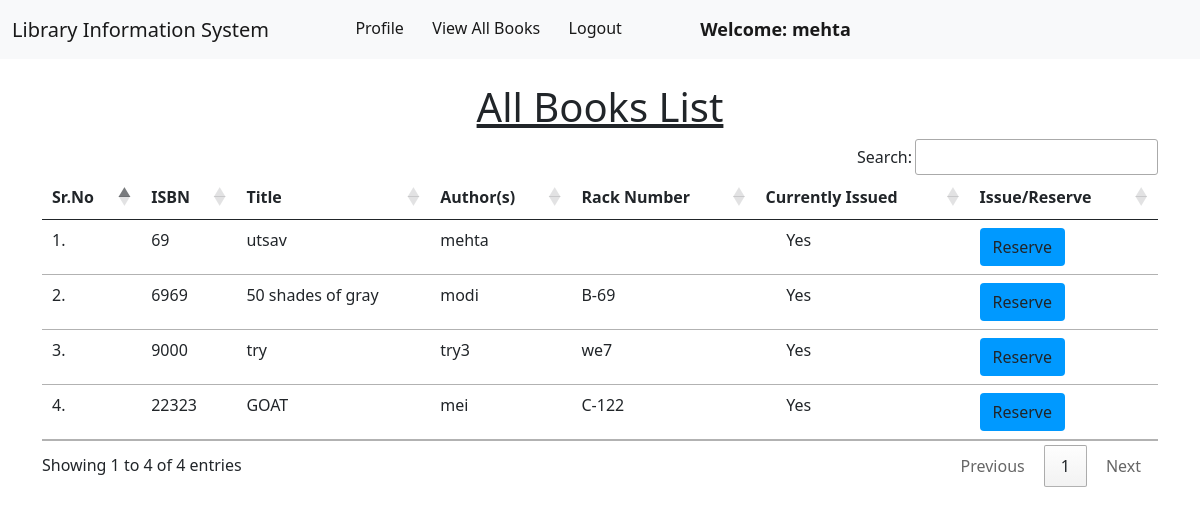
/member/view_books/ (signed in), run on an earlier commit of the app's database.
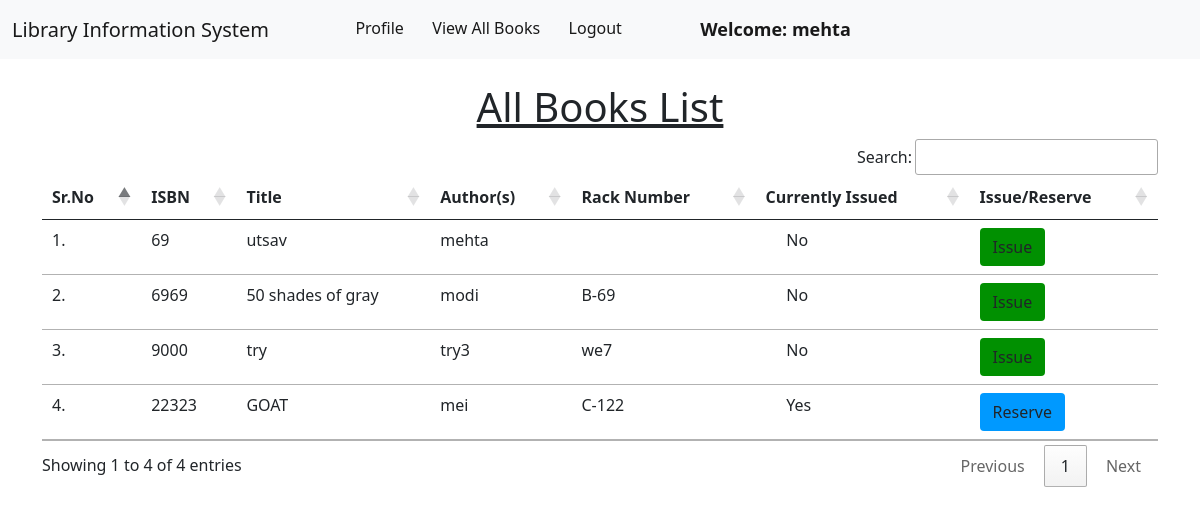
And on a later commit of the database.
### book/models.py (models this page shows, shortened)
class Book(models.Model):
    title = models.CharField(max_length=200)
    author = models.CharField(max_length=200)
    isbn = models.CharField(max_length= 15)
    rack_number = models.CharField(max_length= 10)
    issue_date = models.DateField(null= True)
    date_added = models.DateField(null=True)
    return_requested = models.BooleanField(default=False)
    issue_member = models.ForeignKey("member.Member", on_delete = models.SET_NULL, null = True)

### member/views.py (the view)
# urls.py: path("view_books/", views.view_books, name="view_books"),
@login_required(login_url = '/member/login')
def view_books(request):
    books = Book.objects.all()
    return render(request, "member/view_books.html", {'books' :books})

### member/templates/member/view_books.html (shortened to what this page needs)
{% extends 'member/member_navbar.html' %}
{% load static %}
{% block body %}
<div class="container mt-4">
    <h1 class="text-center"><u>All Books List</u></h1>
    <table class="table table-hover" id="example">
        <thead>
            <tr>
                <th>Sr.No</th>
                <th>ISBN</th>
                <th>Title</th>
                <th>Author(s)</th>
                <th>Rack Number</th>
                <th>Currently Issued</th>
                <th>Issue/Reserve</th>
            </tr>
        </thead>
        <tbody>
            {% for book in books %}
            <tr>
                <td>{{forloop.counter}}.</td>
                <td>{{book.isbn}}</td>
                <td>{{book.title}}</td>
                <td>{{book.author}}</td>
                <td>{{book.rack_number}}</td>
                {% if book.issue_date is "" or book.issue_date is null %}
                    <td>&nbsp;&nbsp;&nbsp;&nbsp;&nbsp;No</td>
                    <td><a href="/member/issue_book/{{book.id}}/" class="btn btn-issue" onclick="return confirm('Are you sure you want to Issue this book?')">Issue</a></td>
                {% else %}
                    <td>&nbsp;&nbsp;&nbsp;&nbsp;&nbsp;Yes</td>
                    <td><a href="/member/reserve_book/{{book.id}}/" class="btn btn-reserve" onclick="return confirm('Are you sure you want to Reserve this book?')">Reserve</a></td>
                {% endif %}
            </tr>
            {% endfor %}
        </tbody>
    </table>
    </div>
{% endblock %}

### member/templates/member/member_navbar.html (shortened to what this page needs)
<!doctype html>
<html lang="en">
  <head>
    <link href="https://cdn.jsdelivr.net/npm/bootstrap@5.1.0/dist/css/bootstrap.min.css" rel="stylesheet">
    <link rel="stylesheet" href="https://cdn.datatables.net/1.10.25/css/jquery.dataTables.min.css">
    <link rel="stylesheet" href="https://cdn.datatables.net/buttons/1.7.1/css/buttons.dataTables.min.css">
  </head>
  <body>
    <nav class="navbar navbar-expand-lg navbar-light bg-light sticky-top">
        <div class="container-fluid">
          <a class="navbar-brand" href="#">Library Information System</a>
          <div class="collapse navbar-collapse" id="navbarSupportedContent">
            <ul class="navbar-nav me-auto mb-2 mb-lg-0">
              <li class="nav-item">
                <a class="nav-link active" aria-current="page" href="/member/profile/">Profile</a>
              </li>
              <li class="nav-item">
                <a class="nav-link active" aria-current="page" href="/member/view_books/">View All Books</a>
              </li>
              <li class="nav-item">
                <a class="nav-link active" aria-current="page" href="/member/logout/">Logout</a>
              </li>
              <li class="nav-item">
                <a style="font-weight:600; font-family:'Segoe UI', Tahoma, Geneva, Verdana, sans-serif; font-size: large;" class="nav-link active" href="#">Welcome: {{request.user.first_name}}</a>
              </li>
            </ul>
          </div>
        </div>
      </nav>
      {% block body %}
      {% endblock %}
  </body>
</html>

### member/templates/member/view_books.html (style rules this page uses)
.btn-issue { background-color: rgb(1, 144, 1); }
.btn-reserve { background-color: rgb(0, 153, 255) }

What changed in the data, as far as the page shows it:
changed Book "utsav": issue_date "Yes Reserve" → "No Issue"
changed Book "50 shades of gray": issue_date "Yes Reserve" → "No Issue"
changed Book "try": issue_date "Yes Reserve" → "No Issue"
